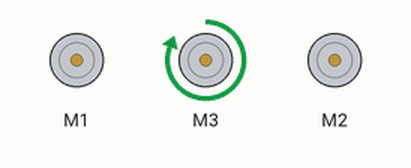
Simulated run of this sketch. Board: Arduino Uno, built with avr-gcc and run on an emulated ATmega328P. Shown: 3 × DC motor (green arrow = forward, orange = backward, longer = faster). What the sketch prints to the serial monitor is not drawn.

Above: at 0.1 s.
At 3.0 s:
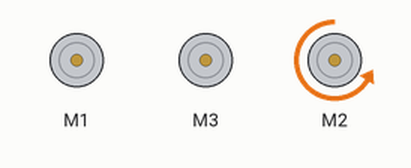
At 7.0 s:
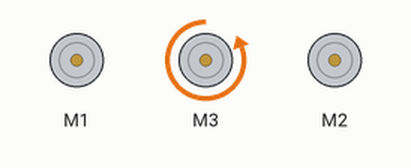
At 10.0 s:
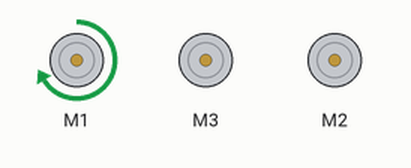
At 16.9 s:
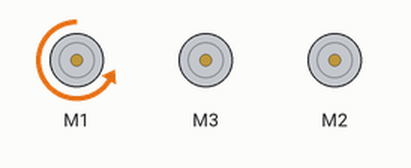
At 18.9 s:
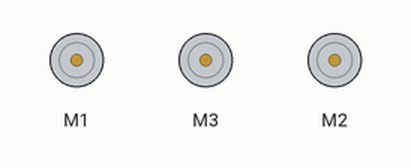
Timing chart, 0 to 20.4 s (numbered marks = the images above):
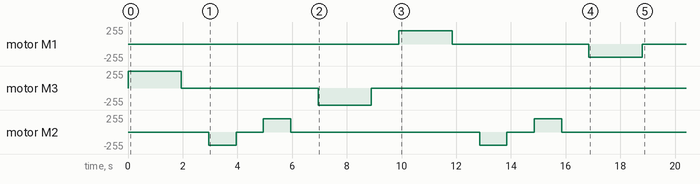

Measured:
- by itself, motor M1: stopped → forward 200/255 at 9.9 s, → stopped 2.0 s later, → backward 200/255 5.0 s later, → stopped 2.0 s later
- by itself, motor M3: stopped → forward 255/255 at 0.00 s, → stopped 2.0 s later, → backward 255/255 5.0 s later, → stopped 2.0 s later
- by itself, motor M2: stopped → backward 200/255 at 3.0 s, → stopped 1.0 s later, → forward 200/255 1.0 s later, → stopped 1.0 s later, … (8 changes in this stretch)

The sketch:

sketch_apr24a.ino
```cpp
#include <AFMotor.h>
AF_DCMotor bottom(1); // create motor #2
AF_DCMotor left(3); //left
//AF_DCMotor right(4); //right
AF_DCMotor clip(2);

void setup() {
  Serial.begin(9600);           // set up Serial library at 9600 bps
  Serial.println("Motor test!");
  bottom.setSpeed(200);     // set the speed to 200/255
  left.setSpeed(255);
  //rightMotor.setSpeed(255);
  clip.setSpeed(200);
}

int stopTime = 1950;
int i = 0;

void moveDown(){
    left.run(FORWARD);
    delay(stopTime);
    left.run(RELEASE);
    delay(1000);
}

void moveUp(){
    left.run(BACKWARD);
    delay(stopTime);
    left.run(RELEASE);
    delay(1000);
}

void clipOpen(){
    clip.run(BACKWARD);
    delay(1000);
    clip.run(RELEASE);
    delay(1000);
}

void leftMove(){
  bottom.run(FORWARD);
    delay(stopTime);
    bottom.run(RELEASE);
    delay(1000);
}

void rightMove(){
  bottom.run(BACKWARD);
    delay(stopTime);
    bottom.run(RELEASE);
    delay(1000);
}

void closeClip(){
  clip.run(FORWARD);
    delay(1000);
    clip.run(RELEASE);
    delay(1000);
}

void loop() {
  if(i <= 0){
    moveDown();
    clipOpen();
    closeClip();
    moveUp();
    leftMove();
    clipOpen();
    closeClip();
    rightMove();
    i++;
  }

}


/*
 * LEFT MOTOR
 * //bottomMotor.run(FORWARD);
  leftMotor.setSpeed(200);// turn it on going forward
  leftMotor.run(FORWARD);
  //rightMotor.run(FORWARD);
  delay(stopTime);
  Serial.print("tack");
  //bottomMotor.run(RELEASE);
//  leftMotor.run(RELEASE);
  //rightMotor.run(RELEASE);
  // stopped
//  delay(1000);
  Serial.print("tock");
  //bottomMotor.run(BACKWARD);     // the other way
  //rightMotor.run(BACKWARD);
  //delay(100);
  leftMotor.setSpeed(255);
  leftMotor.run(BACKWARD);
  delay(stopTime+1000);
  Serial.print("tack");
  //bottomMotor.run(RELEASE);      // stopped
  leftMotor.run(RELEASE);
  //rightMotor.run(RELEASE);
  delay(1000);
*/
```
